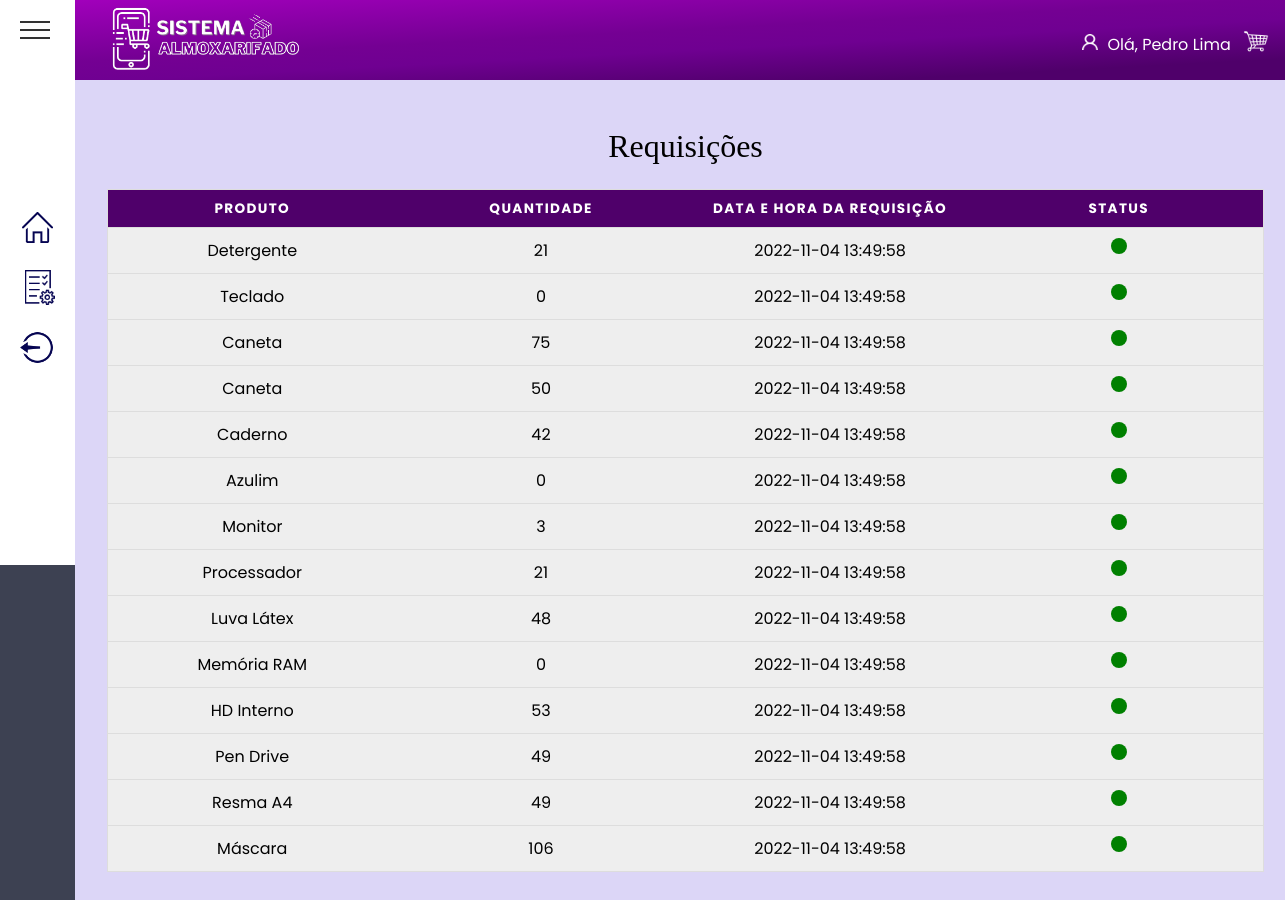
The app's page /View/Pages/Usuario/requisicoesUser.php (signed in) with its own data.
### tables this page shows
create table produtoteste(
  nome_prod varchar (50),
  quantDisp integer,  
  id_categoria integer not null,
  id_disponibilidade integer not null,
  datacaworptura date,
  hora_cadastro TIMESTAMP DEFAULT CURRENT_TIMESTAMP,
  id_marca integer not null,  
  modeloProduto varchar(50),  
  precoProduto double,
  
  id_prod integer auto_increment primary key,
  
  foreign key (id_categoria) references categorias (id_categoria),
  foreign key (id_disponibilidade) references disponibilidade (id_disponibilidade)
);

### View/Pages/Usuario/requisicoesUser.php (the view, shortened to what this page needs)
<?php
include_once dirname(__DIR__, 3) . '/banco.php';
?>
<!DOCTYPE html>
<html lang="pt-BR">
<head>
    <link rel="stylesheet" href="/final_php/assets/requisicoes.css">
    <link rel="stylesheet" href="/final_php/assets/template.css">
    <link rel="stylesheet" href="/final_php/assets/global.css">
</head>
<body>
    <?php include dirname(__DIR__, 3) . "/template/header.php"; ?>
    <?php include dirname(__DIR__, 3) . "/template/asideUser.php"; ?>
    <main class="main">
        <div class="container">
            <table>
                <caption>
                    Requisições
                </caption>
                <thead>
                    <tr>
                        <th scope="col">Produto</th>
                        <th scope="col">Quantidade</th>
                        <th scope="col">Data e hora da requisição</th>
                        <th scope="col">Status</th>
                    </tr>
                </thead>
                <tbody>
                    <?php
                    $sql_consulta = mysqli_query($conn, "SELECT * FROM produtoteste");
                    while ($linhas = mysqli_fetch_array($sql_consulta)) { ?>
                        <tr class="tr">
                            <td data-label="Produto"><?= $linhas[0] ?></td>
                            <td data-label="Quantidade"><?= $linhas[1] ?></td>
                            <td data-label="Hora"><?= $linhas[5] ?></td>
                            <td data-label="Status" class="status">
                                <div class="radius" id="statusGreen"></div>
                            </td>
                       </tr>
                    <?php } ?>
                </tbody>
            </table>
        </div>
    </main>
</body>
</html>

### assets/requisicoes.css (style rules this page uses)
.container { padding: 2rem; }
table { flex-direction: column; border: 1px solid black; border-collapse: collapse; margin: 0; padding: 0; width: 100%; table-layout: fixed; }
table caption { font-size: 2em; font-family: ui-monospace; margin: 0.5em 0 0.75em; }
table tr { background-color: #eee; border: 1px solid #ddd; padding: 0.35em; }
table th, table td { padding: 0.625em; text-align: center; }
table th { font-size: 0.85em; letter-spacing: 0.1em; text-transform: uppercase; background-color: rgb(79, 0, 106); color: #fff; }
table tbody { width: 100%; }
.status { display: flex; justify-content: center; align-items: center; }
.radius { border-radius: 50%; width: 1rem; height: 1rem; flex-shrink: 0; }
#statusGreen { background-color: green; }

### assets/template.css (style rules this page uses)
body { overflow: hidden; display: grid; grid-template-columns: 1fr 25fr; grid-template-rows: 80px 1fr 80px; grid-template-areas: "aside header" "aside main" "aside footer"; height: 100vh; background: #DCD6F7; }
.main { grid-area: main; overflow-y: scroll; padding: 0 4rem 0 0; }

### assets/global.css (style rules this page uses)
* { margin: 0; padding: 0; box-sizing: border-box; font-family: "Josefin Sans", sans-serif; }
*, button, input { border: 0; background-color: none; font-size: -apple-system, system-ui, BlinkMacSystemFont, "Segoe UI", Roboto, "Helvetica Neue", Ubuntu, Arial, sans-serif; }

### template/asideUser.php (style rules this page uses)
* { margin: 0; padding: 0; box-sizing: border-box; font-family: 'Poppins', sans-serif; }

### records on screen
produtoteste: nome_prod "Detergente", quantDisp "21", hora_cadastro "2022-11-04 13:49:58"
produtoteste: nome_prod "Teclado", quantDisp "0", hora_cadastro "2022-11-04 13:49:58"
produtoteste: nome_prod "Caneta", quantDisp "75", hora_cadastro "2022-11-04 13:49:58"
produtoteste: nome_prod "Caneta", quantDisp "50", hora_cadastro "2022-11-04 13:49:58"
produtoteste: nome_prod "Caderno", quantDisp "42", hora_cadastro "2022-11-04 13:49:58"
produtoteste: nome_prod "Azulim", quantDisp "0", hora_cadastro "2022-11-04 13:49:58"
produtoteste: nome_prod "Monitor", quantDisp "3", hora_cadastro "2022-11-04 13:49:58"
produtoteste: nome_prod "Processador", quantDisp "21", hora_cadastro "2022-11-04 13:49:58"
produtoteste: nome_prod "Luva Látex", quantDisp "48", hora_cadastro "2022-11-04 13:49:58"
produtoteste: nome_prod "Memória RAM", quantDisp "0", hora_cadastro "2022-11-04 13:49:58"
produtoteste: nome_prod "HD Interno", quantDisp "53", hora_cadastro "2022-11-04 13:49:58"
produtoteste: nome_prod "Pen Drive", quantDisp "49", hora_cadastro "2022-11-04 13:49:58"
produtoteste: nome_prod "Resma A4", quantDisp "49", hora_cadastro "2022-11-04 13:49:58"
produtoteste: nome_prod "Máscara", quantDisp "106", hora_cadastro "2022-11-04 13:49:58"

### other values on screen
$_SESSION['username'] "Pedro Lima"
